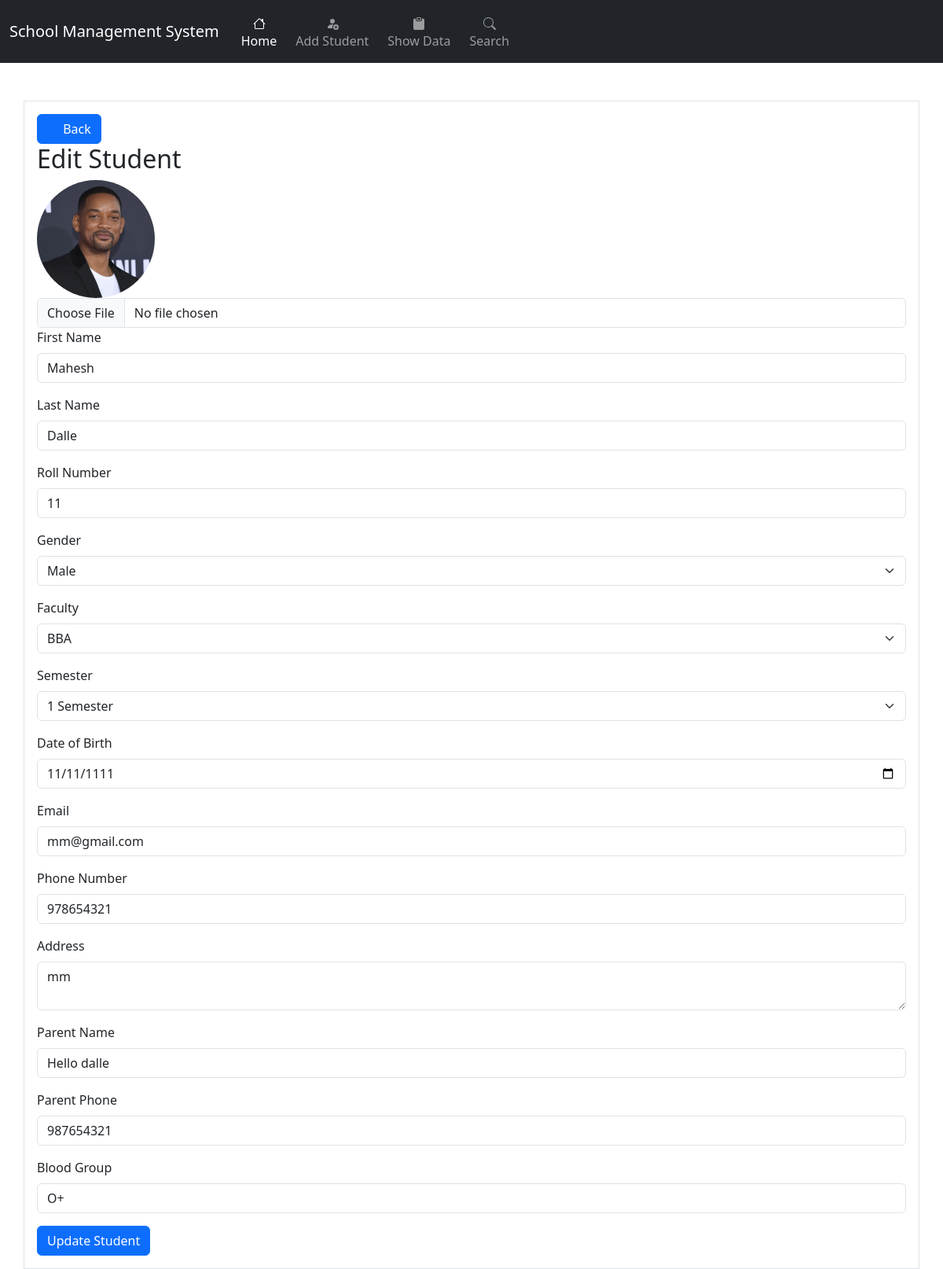
The page /edit_student/1/ on the database its author committed.
### students/models.py (models this page shows, shortened)
class Student(models.Model):
    first_name: str = models.CharField(max_length=100)
    last_name: str = models.CharField(max_length=100)
    roll_number: str = models.IntegerField()
    GENDER_CHOICES = [
        ('M', 'Male'),
        ('F', 'Female'),
        ('O', 'Other')
    ]
    gender: str = models.CharField(max_length=1, choices=GENDER_CHOICES)
    date_of_birth: models.DateField = models.DateField()
    email: str = models.EmailField(unique=True)
    phone_number: str = models.CharField(max_length=15)
    address: str = models.TextField()
    enrollment_date: models.DateField = models.DateField(auto_now_add=True)
    is_active: bool = models.BooleanField(default=True)
    parent_name: str = models.CharField(max_length=100)
    parent_phone: str = models.CharField(max_length=15)
    blood_group: str = models.CharField(max_length=5)
    faculty: str = models.ForeignKey(FacultyModel,on_delete=models.SET_NULL,null=True,blank=True,related_name="students")
    semester: str = models.ForeignKey(SemesterModel,on_delete=models.SET_NULL,null=True,blank=True,related_name="students")
    photo= models.ImageField(upload_to='student_photos/', blank=True, null=True, editable=True)
    class Meta:
        ordering = ['last_name', 'first_name']

### students/views.py (the view, shortened to what this page needs)
# urls.py: path('edit_student/<int:id>/', edit_student, name='edit_student'),
def edit_student(request: HttpRequest, id: int) -> HttpResponse:
    semesters:str=SemesterModel.objects.all()
    facu:str=FacultyModel.objects.all()
    student: Student = Student.objects.get(id=id)
    dob: str = student.date_of_birth.strftime("%Y-%m-%d")
    return render(request, 'edit.html', {'student': student, 'dob': dob,'semesters':semesters,'faculties':facu})

### students/models.py (called while the page is built)
    def __str__(self)->str:
        return self.faculty

    def __str__(self):
        return self.numb

### students/templates/edit.html (shortened to what this page needs)
{% include 'base.html' %}
{% block content %}
<div class="container mt-5 border p-3">
    <a class="btn btn-primary" href="{% url 'index' %}" role="button"><svg xmlns="http://www.w3.org/2000/svg" width="16" height="16" fill="currentColor" class="bi bi-arrow-left" viewBox="0 0 16 16"></svg>
        <path fill-rule="evenodd" d="M15 8a.5.5 0 0 0-.5-.5H2.707l3.147-3.146a.5.5 0 1 0-.708-.708l-4 4a.5.5 0 0 0 0 .708l4 4a.5.5 0 0 0 .708-.708L2.707 8.5H14.5A.5.5 0 0 0 15 8"/>
    </svg>Back</a>
    <h2>Edit Student</h2>
    {% load static %}
    {% if student.photo %}
    <img src="{{ student.photo.url }}" alt="{{ student.first_name }} {{ student.last_name }}"
        class="img-fluid rounded-circle" style="width: 150px; height: 150px;">
    {% else %}
    <img src="{% static 'image/blank.jpg' %}" alt="Default Photo" class="img-fluid rounded-circle" style="width: 150px; height: 150px;">
    {% endif %}
    <form method="POST" enctype="multipart/form-data" >
        <input type="file" class="form-control" id="photo" name="photo">
        <div class="mb-3">
            <label for="first_name" class="form-label">First Name</label>
            <input type="text" class="form-control" id="first_name" name="first_name" value="{{ student.first_name }}"
                required>
        </div>
        <div class="mb-3">
            <label for="last_name" class="form-label">Last Name</label>
            <input type="text" class="form-control" id="last_name" name="last_name" value="{{ student.last_name }}"
                required>
        </div>
        <div class="mb-3">
            <label for="roll_number" class="form-label">Roll Number</label>
            <input type="text" class="form-control" id="roll_number" name="roll_number"
                value="{{ student.roll_number }}" required>
        </div>
        <div class="mb-3">
            <label for="gender" class="form-label">Gender</label>
            <select class="form-select" id="gender" name="gender" required>
                <option value="Male" {% if student.gender == 'M' %}selected{% endif %}>Male</option>
            </select>
        </div>
        <div class="mb-3">
            <label for="faculty" class="form-label">Faculty</label>
            <select class="form-select" id="faculty" name="faculty" required>
                {% if faculties %}
                        {% for faculty in faculties %}
                        <option value="{{ faculty }}">
                            {{ faculty }}
                        </option>
                        {% endfor %}
                        {% endif %}
            </select>
        </div>
        <div class="mb-3">
            <label for="semester" class="form-label">Semester</label>
            <select class="form-select" id="semester" name="semester" required>
                {% if semesters %}
                {% for semester in semesters %}
                <option value="{{ semester }}">
                    {{ semester }}
                </option>
                {% endfor %}
                {% endif %}
            </select>
        </div>
        <div class="mb-3">
            <label for="date_of_birth" class="form-label">Date of Birth</label>
            <input type="date" class="form-control" id="date_of_birth" name="date_of_birth"
                 required>
        </div>
        <div class="mb-3">
            <label for="email" class="form-label">Email</label>
            <input type="email" class="form-control" id="email" name="email" value="{{ student.email }}" required>
        </div>
        <div class="mb-3">
            <label for="phone_number" class="form-label">Phone Number</label>
            <input type="text" class="form-control" id="phone_number" name="phone_number"
                value="{{ student.phone_number }}" required>
        </div>
        <div class="mb-3">
            <label for="address" class="form-label">Address</label>
            <textarea class="form-control" id="address" name="address" required>{{ student.address }}</textarea>
        </div>
        <div class="mb-3">
            <label for="parent_name" class="form-label">Parent Name</label>
            <input type="text" class="form-control" id="parent_name" name="parent_name"
                value="{{ student.parent_name }}" required>
        </div>
        <div class="mb-3">
            <label for="parent_phone" class="form-label">Parent Phone</label>
            <input type="text" class="form-control" id="parent_phone" name="parent_phone" value="{{ student.parent_phone }}"
                required>
        </div>
        <div class="mb-3">
            <label for="blood_group" class="form-label">Blood Group</label>
            <input type="text" class="form-control" id="blood_group" name="blood_group" value="{{ student.blood_group }}"
                required>
        </div>
<button type="submit" class="btn btn-primary">Update Student</button>
</form>
</div>
{% endblock %}

### students/static/css/style.css (style rules this page uses)
* { padding: 0; margin:0; box-sizing: border-box; }

### rows shown on the page
Student: photo (picture), first_name "Mahesh", last_name "Dalle", roll_number "11", email "mm@gmail.com", phone_number "978654321", address "mm", parent_name "Hello dalle", parent_phone "987654321", blood_group "O+"

### other values the page prints
form field faculty "BBA"
form field semester "1 Semester"
